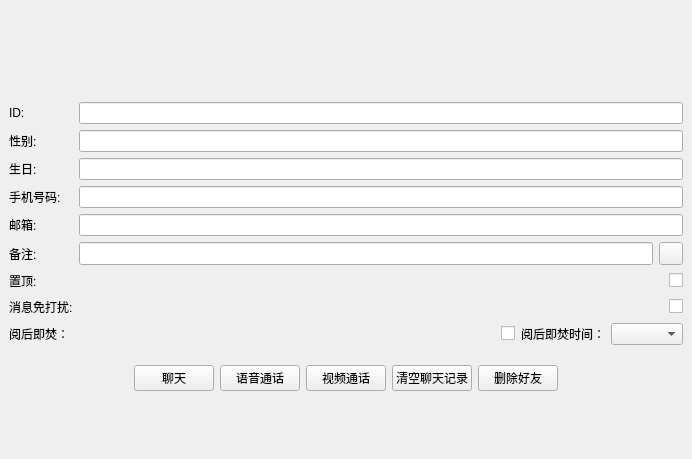
<?xml version="1.0" encoding="UTF-8"?>
<ui version="4.0">
 <class>FriendDetailWidget</class>
 <widget class="QWidget" name="FriendDetailWidget">
  <property name="geometry">
   <rect>
    <x>0</x>
    <y>0</y>
    <width>692</width>
    <height>459</height>
   </rect>
  </property>
  <layout class="QHBoxLayout" name="mainLayout">
   <property name="spacing">
    <number>0</number>
   </property>
   <property name="leftMargin">
    <number>0</number>
   </property>
   <property name="topMargin">
    <number>0</number>
   </property>
   <property name="rightMargin">
    <number>0</number>
   </property>
   <property name="bottomMargin">
    <number>0</number>
   </property>
   <item>
    <widget class="QScrollArea" name="scrollArea">
     <property name="frameShape">
      <enum>QFrame::NoFrame</enum>
     </property>
     <property name="verticalScrollBarPolicy">
      <enum>Qt::ScrollBarAsNeeded</enum>
     </property>
     <property name="horizontalScrollBarPolicy">
      <enum>Qt::ScrollBarAlwaysOff</enum>
     </property>
     <property name="widgetResizable">
      <bool>true</bool>
     </property>
     <property name="alignment">
      <set>Qt::AlignCenter</set>
     </property>
     <widget class="QWidget" name="scrollAreaWidgetContents">
      <property name="geometry">
       <rect>
        <x>0</x>
        <y>48</y>
        <width>692</width>
        <height>363</height>
       </rect>
      </property>
      <property name="sizePolicy">
       <sizepolicy hsizetype="Preferred" vsizetype="Fixed">
        <horstretch>0</horstretch>
        <verstretch>0</verstretch>
       </sizepolicy>
      </property>
      <layout class="QVBoxLayout" name="verticalLayout_2">
       <property name="spacing">
        <number>20</number>
       </property>
       <item>
        <widget class="QWidget" name="friendTopWidget" native="true">
         <layout class="QHBoxLayout" name="friendBaseLayout">
          <property name="spacing">
           <number>15</number>
          </property>
          <property name="leftMargin">
           <number>0</number>
          </property>
          <property name="topMargin">
           <number>0</number>
          </property>
          <property name="rightMargin">
           <number>0</number>
          </property>
          <property name="bottomMargin">
           <number>0</number>
          </property>
          <item>
           <widget class="QLabel" name="lbFriendFace"/>
          </item>
          <item>
           <widget class="QElidedLabel" name="lbFriendName"/>
          </item>
         </layout>
        </widget>
       </item>
       <item>
        <widget class="QWidget" name="friendInfoWidget" native="true">
         <layout class="QFormLayout" name="formLayout">
          <property name="fieldGrowthPolicy">
           <enum>QFormLayout::AllNonFixedFieldsGrow</enum>
          </property>
          <property name="leftMargin">
           <number>0</number>
          </property>
          <property name="topMargin">
           <number>0</number>
          </property>
          <property name="rightMargin">
           <number>0</number>
          </property>
          <property name="bottomMargin">
           <number>0</number>
          </property>
          <item row="0" column="0">
           <widget class="QLabel" name="label">
            <property name="text">
             <string>ID:</string>
            </property>
           </widget>
          </item>
          <item row="0" column="1">
           <widget class="QLineEdit" name="id">
            <property name="alignment">
             <set>Qt::AlignRight|Qt::AlignTrailing|Qt::AlignVCenter</set>
            </property>
            <property name="readOnly">
             <bool>true</bool>
            </property>
           </widget>
          </item>
          <item row="1" column="0">
           <widget class="QLabel" name="label_2">
            <property name="text">
             <string>性别:</string>
            </property>
           </widget>
          </item>
          <item row="1" column="1">
           <widget class="QLineEdit" name="gender">
            <property name="alignment">
             <set>Qt::AlignRight|Qt::AlignTrailing|Qt::AlignVCenter</set>
            </property>
            <property name="readOnly">
             <bool>true</bool>
            </property>
           </widget>
          </item>
          <item row="2" column="0">
           <widget class="QLabel" name="label_4">
            <property name="text">
             <string>生日:</string>
            </property>
           </widget>
          </item>
          <item row="2" column="1">
           <widget class="QLineEdit" name="birth">
            <property name="alignment">
             <set>Qt::AlignRight|Qt::AlignTrailing|Qt::AlignVCenter</set>
            </property>
            <property name="readOnly">
             <bool>true</bool>
            </property>
           </widget>
          </item>
          <item row="3" column="0">
           <widget class="QLabel" name="label_5">
            <property name="text">
             <string>手机号码:</string>
            </property>
           </widget>
          </item>
          <item row="3" column="1">
           <widget class="QLineEdit" name="phone">
            <property name="alignment">
             <set>Qt::AlignRight|Qt::AlignTrailing|Qt::AlignVCenter</set>
            </property>
            <property name="readOnly">
             <bool>true</bool>
            </property>
           </widget>
          </item>
          <item row="4" column="0">
           <widget class="QLabel" name="label_6">
            <property name="text">
             <string>邮箱:</string>
            </property>
           </widget>
          </item>
          <item row="4" column="1">
           <widget class="QLineEdit" name="email">
            <property name="alignment">
             <set>Qt::AlignRight|Qt::AlignTrailing|Qt::AlignVCenter</set>
            </property>
            <property name="readOnly">
             <bool>true</bool>
            </property>
           </widget>
          </item>
          <item row="6" column="0">
           <widget class="QLabel" name="label_10">
            <property name="text">
             <string>置顶:</string>
            </property>
           </widget>
          </item>
          <item row="6" column="1">
           <layout class="QHBoxLayout" name="horizontalLayout">
            <item>
             <spacer name="horizontalSpacer_6">
              <property name="orientation">
               <enum>Qt::Horizontal</enum>
              </property>
              <property name="sizeHint" stdset="0">
               <size>
                <width>40</width>
                <height>20</height>
               </size>
              </property>
             </spacer>
            </item>
            <item>
             <widget class="QCheckBox" name="btnPin">
              <property name="cursor">
               <cursorShape>PointingHandCursor</cursorShape>
              </property>
             </widget>
            </item>
           </layout>
          </item>
          <item row="7" column="0">
           <widget class="QLabel" name="label_8">
            <property name="text">
             <string>消息免打扰:</string>
            </property>
           </widget>
          </item>
          <item row="7" column="1">
           <layout class="QHBoxLayout" name="horizontalLayout_5">
            <item>
             <spacer name="horizontalSpacer_7">
              <property name="orientation">
               <enum>Qt::Horizontal</enum>
              </property>
              <property name="sizeHint" stdset="0">
               <size>
                <width>40</width>
                <height>20</height>
               </size>
              </property>
             </spacer>
            </item>
            <item>
             <widget class="QCheckBox" name="btnDnd">
              <property name="cursor">
               <cursorShape>PointingHandCursor</cursorShape>
              </property>
             </widget>
            </item>
           </layout>
          </item>
          <item row="5" column="0">
           <widget class="QLabel" name="label_7">
            <property name="text">
             <string>备注:</string>
            </property>
           </widget>
          </item>
          <item row="5" column="1">
           <layout class="QHBoxLayout" name="horizontalLayout_2">
            <item>
             <widget class="CRTxtEditor" name="remark">
              <property name="sizePolicy">
               <sizepolicy hsizetype="Expanding" vsizetype="Preferred">
                <horstretch>0</horstretch>
                <verstretch>0</verstretch>
               </sizepolicy>
              </property>
              <property name="alignment">
               <set>Qt::AlignRight|Qt::AlignTrailing|Qt::AlignVCenter</set>
              </property>
              <property name="readOnly">
               <bool>true</bool>
              </property>
             </widget>
            </item>
            <item>
             <widget class="QToolButton" name="btnRemark">
              <property name="cursor">
               <cursorShape>PointingHandCursor</cursorShape>
              </property>
             </widget>
            </item>
           </layout>
          </item>
          <item row="8" column="0">
           <widget class="QLabel" name="label_9">
            <property name="text">
             <string>阅后即焚：</string>
            </property>
           </widget>
          </item>
          <item row="8" column="1">
           <layout class="QHBoxLayout" name="horizontalLayout_4">
            <item>
             <spacer name="horizontalSpacer_10">
              <property name="orientation">
               <enum>Qt::Horizontal</enum>
              </property>
              <property name="sizeHint" stdset="0">
               <size>
                <width>1</width>
                <height>20</height>
               </size>
              </property>
             </spacer>
            </item>
            <item>
             <widget class="QCheckBox" name="btnPrivateChat">
              <property name="cursor">
               <cursorShape>PointingHandCursor</cursorShape>
              </property>
             </widget>
            </item>
            <item>
             <widget class="QLabel" name="PrivateChatTimeDesc">
              <property name="text">
               <string>阅后即焚时间：</string>
              </property>
             </widget>
            </item>
            <item>
             <widget class="QComboBox" name="privateChatTime">
              <property name="sizePolicy">
               <sizepolicy hsizetype="Preferred" vsizetype="Expanding">
                <horstretch>0</horstretch>
                <verstretch>0</verstretch>
               </sizepolicy>
              </property>
             </widget>
            </item>
           </layout>
          </item>
         </layout>
        </widget>
       </item>
       <item>
        <widget class="QFrame" name="horizontalWidget">
         <property name="frameShape">
          <enum>QFrame::NoFrame</enum>
         </property>
         <property name="frameShadow">
          <enum>QFrame::Raised</enum>
         </property>
         <layout class="QHBoxLayout" name="horizontalLayout_3">
          <property name="leftMargin">
           <number>0</number>
          </property>
          <property name="topMargin">
           <number>0</number>
          </property>
          <property name="rightMargin">
           <number>0</number>
          </property>
          <property name="bottomMargin">
           <number>0</number>
          </property>
          <item>
           <spacer name="horizontalSpacer_8">
            <property name="orientation">
             <enum>Qt::Horizontal</enum>
            </property>
            <property name="sizeHint" stdset="0">
             <size>
              <width>1</width>
              <height>20</height>
             </size>
            </property>
           </spacer>
          </item>
          <item>
           <widget class="QPushButton" name="btnFriendChat">
            <property name="text">
             <string>聊天</string>
            </property>
           </widget>
          </item>
          <item>
           <widget class="QPushButton" name="btnAudioChat">
            <property name="toolTip">
             <string>语音通话</string>
            </property>
            <property name="text">
             <string>语音通话</string>
            </property>
           </widget>
          </item>
          <item>
           <widget class="QPushButton" name="btnVideoChat">
            <property name="toolTip">
             <string>视频通话</string>
            </property>
            <property name="text">
             <string>视频通话</string>
            </property>
           </widget>
          </item>
          <item>
           <widget class="QPushButton" name="btnClearFriend">
            <property name="text">
             <string>清空聊天记录</string>
            </property>
           </widget>
          </item>
          <item>
           <widget class="QPushButton" name="btnDelFriend">
            <property name="text">
             <string>删除好友</string>
            </property>
           </widget>
          </item>
          <item>
           <spacer name="horizontalSpacer_9">
            <property name="orientation">
             <enum>Qt::Horizontal</enum>
            </property>
            <property name="sizeHint" stdset="0">
             <size>
              <width>1</width>
              <height>20</height>
             </size>
            </property>
           </spacer>
          </item>
         </layout>
        </widget>
       </item>
      </layout>
     </widget>
    </widget>
   </item>
  </layout>
 </widget>
 <customwidgets>
  <customwidget>
   <class>QElidedLabel</class>
   <extends>QLabel</extends>
   <header location="global">QElidedLabel.h</header>
  </customwidget>
  <customwidget>
   <class>CRTxtEditor</class>
   <extends>QLineEdit</extends>
   <header location="global">CRTxtEditor.h</header>
  </customwidget>
 </customwidgets>
 <tabstops>
  <tabstop>scrollArea</tabstop>
  <tabstop>id</tabstop>
  <tabstop>gender</tabstop>
  <tabstop>birth</tabstop>
  <tabstop>phone</tabstop>
  <tabstop>email</tabstop>
  <tabstop>remark</tabstop>
  <tabstop>btnRemark</tabstop>
  <tabstop>btnPin</tabstop>
  <tabstop>btnDnd</tabstop>
  <tabstop>btnFriendChat</tabstop>
  <tabstop>btnClearFriend</tabstop>
  <tabstop>btnDelFriend</tabstop>
 </tabstops>
 <resources/>
 <connections/>
</ui>
